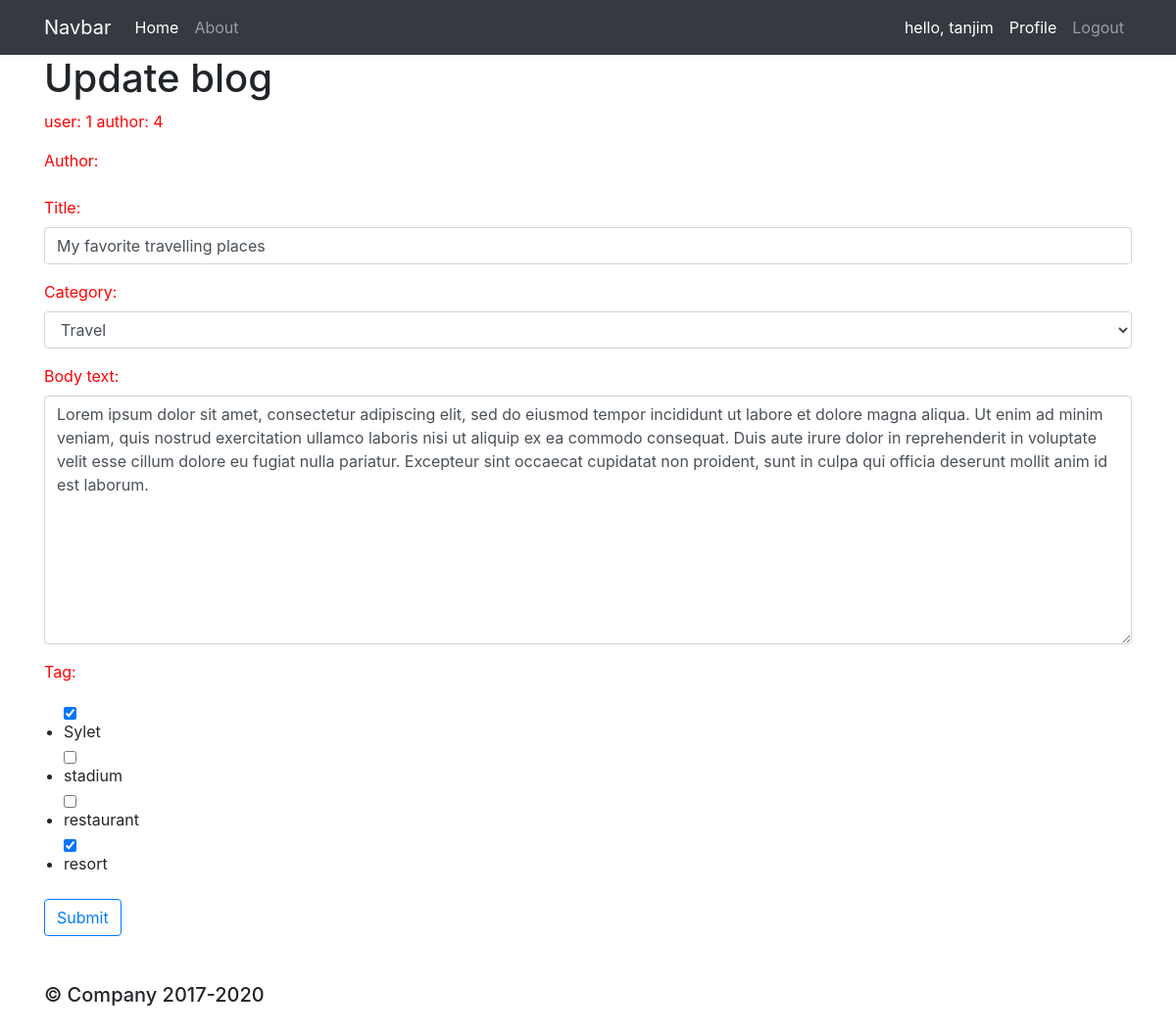
The app's page /update/20/ (signed in) with its own data.
### myapp/models.py (models this page shows, shortened)
class Author(models.Model):
    user = models.OneToOneField(User, null= True, on_delete=models.CASCADE)
    name = models.CharField(max_length=199, null=True)
    email = models.CharField(max_length=199, null=True)
    phone = models.CharField(max_length=199, null=True)
    date_created = models.DateField(auto_now_add=True, null= True)

class Blog(models.Model):
    CATEGORY = (
        ('Sports', 'Sports'),
        ('Travel', 'Travel'),
        ('Food', 'Food'),
    )
    author = models.ForeignKey(Author, null=True, on_delete=models.SET_NULL)
    title = models.CharField(max_length=255)
    category = models.CharField(max_length=10, null=True, choices=CATEGORY)
    body_text = models.TextField()
    pub_date = models.DateField(auto_now_add=True)
    tag = models.ManyToManyField(Tag)

### myapp/views.py (the view)
# urls.py: path('update/<str:blog_id>/', views.updateBlog, name='update_blog'),
@login_required(login_url='login')
def updateBlog(request, blog_id):
    text = "Update blog"
    author= request.user.author
    blog = Blog.objects.get(id=blog_id)
    if not (author == blog.author):
        return HttpResponse("It is not yours ! You are not permitted !")
    else:
        form = blogForm(instance=blog)
        if request.method == "POST":
            form = blogForm(request.POST, instance=blog,)
            if form.is_valid():
                form.save()
                return redirect('/')
        context={'form': form, 'blog': blog, 'author':author, 'text':text}
        return render(request, 'myapp/create.html', context)

### myapp/forms.py
class blogForm(ModelForm):
    class Meta:
        model = Blog
        fields = '__all__'
        widgets = {
            'author': forms.TextInput(attrs={'class':'form-control d-none'}),
            'title': forms.TextInput(attrs={'class':'form-control'}),
            'category': forms.Select(attrs={'class':'form-control'}),
            'body_text': forms.Textarea(attrs={'class':'form-control'}),
            'tag': forms.CheckboxSelectMultiple(attrs={'class':'form-check'}),
        }

### myapp/models.py (called while the page is built)
    def __str__(self):
            return self.name

### myapp/templates/myapp/create.html (shortened to what this page needs)
{% extends 'myapp/main.html' %}
{% load static %}
{% block content %}
 <h1>{{text}}</h1>
 <p>
   user: {{user.id}}
   author: {{user.author.id}}
 </p>
 <form action="" method="POST">
    {{form.as_p}}
    <input class="btn btn-outline-primary" type="submit" value="Submit">
 </form>
{% endblock %}

### myapp/templates/myapp/navbar.html (shortened to what this page needs)
<nav class="navbar navbar-expand-lg navbar-dark bg-dark">
    <div class="container">
        <a class="navbar-brand" href="{% url 'home' %}">Navbar</a>
        <div class="collapse navbar-collapse" id="navbarNav">
            <ul class="navbar-nav">
                <li class="nav-item active">
                <a class="nav-link" href="{% url 'home' %}">Home</a>
                </li>
                <li class="nav-item">
                <a class="nav-link" href="{% url 'about' %}">About</a>
                </li>
            </ul>
            {% if request.user.is_authenticated %}
                <ul class="navbar-nav ml-auto">
                    <li class="nav-item active">
                        <a class="nav-link" href="#">hello, {{request.user}}</a>
                    </li>
                    <li class="nav-item active">
                        <a class="nav-link" href="{% url 'userPage' %}">Profile</a>
                    </li>
                    <li class="nav-item">
                        <a class="nav-link" href="{% url 'logout' %}">Logout</a>
                    </li>
                </ul>
            {% endif %}
        </div>
    </div>
</nav>

### static/css/styles.css (style rules this page uses)
p { color: red; }

### records on screen
Blog: title "My favorite travelling places", category "Travel", body_text "Lorem ipsum dolor sit amet, consectetur adipiscing elit, sed do eiusmod tempor incididunt ut labore et dolore magna aliqua. Ut enim ad minim veniam, quis nostrud exercitation ullamco laboris nisi ut aliquip ex ea commodo consequat. Duis aute irure dolor in reprehenderit in voluptate velit esse cillum dolore eu fugiat nulla pariatur. Excepteur sint occaecat cupidatat non proident, sunt in culpa qui officia deserunt mollit anim id est laborum."

### other values on screen
{{ request.user }} "tanjim"
{{ text }} "Update blog"
{{ user.id }} "1"
{{ user.author.id }} "4"
